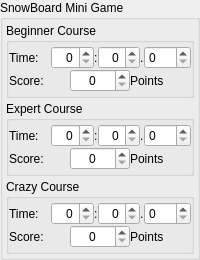
           <widget class="QGroupBox" name="groupBox">
            <property name="sizePolicy">
             <sizepolicy hsizetype="Preferred" vsizetype="Preferred">
              <horstretch>0</horstretch>
              <verstretch>0</verstretch>
             </sizepolicy>
            </property>
            <property name="minimumSize">
             <size>
              <width>200</width>
              <height>0</height>
             </size>
            </property>
            <property name="maximumSize">
             <size>
              <width>16777215</width>
              <height>275</height>
             </size>
            </property>
            <property name="title">
             <string>SnowBoard Mini Game </string>
            </property>
            <layout class="QVBoxLayout" name="verticalLayout_8">
             <property name="spacing">
              <number>3</number>
             </property>
             <property name="leftMargin">
              <number>3</number>
             </property>
             <property name="topMargin">
              <number>3</number>
             </property>
             <property name="rightMargin">
              <number>3</number>
             </property>
             <property name="bottomMargin">
              <number>3</number>
             </property>
             <item>
              <widget class="QGroupBox" name="groupBox_2">
               <property name="title">
                <string>Beginner Course</string>
               </property>
               <layout class="QVBoxLayout" name="verticalLayout">
                <property name="spacing">
                 <number>0</number>
                </property>
                <property name="leftMargin">
                 <number>0</number>
                </property>
                <property name="topMargin">
                 <number>3</number>
                </property>
                <property name="rightMargin">
                 <number>0</number>
                </property>
                <property name="bottomMargin">
                 <number>3</number>
                </property>
                <item>
                 <layout class="QHBoxLayout" name="horizontalLayout_3">
                  <property name="spacing">
                   <number>0</number>
                  </property>
                  <item>
                   <widget class="QLabel" name="label_4">
                    <property name="text">
                     <string>Time:</string>
                    </property>
                   </widget>
                  </item>
                  <item>
                   <widget class="QSpinBox" name="sbSnowBegMin">
                    <property name="alignment">
                     <set>Qt::AlignRight|Qt::AlignTrailing|Qt::AlignVCenter</set>
                    </property>
                    <property name="maximum">
                     <number>59</number>
                    </property>
                    <property name="value">
                     <number>0</number>
                    </property>
                   </widget>
                  </item>
                  <item>
                   <widget class="QLabel" name="label_20">
                    <property name="sizePolicy">
                     <sizepolicy hsizetype="Fixed" vsizetype="Preferred">
                      <horstretch>0</horstretch>
                      <verstretch>0</verstretch>
                     </sizepolicy>
                    </property>
                    <property name="text">
                     <string>:</string>
                    </property>
                   </widget>
                  </item>
                  <item>
                   <widget class="QSpinBox" name="sbSnowBegSec">
                    <property name="alignment">
                     <set>Qt::AlignRight|Qt::AlignTrailing|Qt::AlignVCenter</set>
                    </property>
                    <property name="maximum">
                     <number>59</number>
                    </property>
                    <property name="value">
                     <number>0</number>
                    </property>
                   </widget>
                  </item>
                  <item>
                   <widget class="QLabel" name="label_2">
                    <property name="sizePolicy">
                     <sizepolicy hsizetype="Fixed" vsizetype="Preferred">
                      <horstretch>0</horstretch>
                      <verstretch>0</verstretch>
                     </sizepolicy>
                    </property>
                    <property name="text">
                     <string>.</string>
                    </property>
                   </widget>
                  </item>
                  <item>
                   <widget class="QSpinBox" name="sbSnowBegMsec">
                    <property name="maximum">
                     <number>999</number>
                    </property>
                    <property name="value">
                     <number>0</number>
                    </property>
                   </widget>
                  </item>
                 </layout>
                </item>
                <item>
                 <layout class="QHBoxLayout" name="horizontalLayout_4">
                  <item>
                   <widget class="QLabel" name="label">
                    <property name="text">
                     <string>Score:</string>
                    </property>
                   </widget>
                  </item>
                  <item>
                   <widget class="QSpinBox" name="sbSnowBegScore">
                    <property name="alignment">
                     <set>Qt::AlignCenter</set>
                    </property>
                    <property name="maximum">
                     <number>100</number>
                    </property>
                   </widget>
                  </item>
                  <item>
                   <widget class="QLabel" name="label_5">
                    <property name="text">
                     <string>Points</string>
                    </property>
                   </widget>
                  </item>
                 </layout>
                </item>
               </layout>
              </widget>
             </item>
             <item>
              <widget class="QGroupBox" name="groupBox_7">
               <property name="title">
                <string>Expert Course</string>
               </property>
               <layout class="QVBoxLayout" name="verticalLayout_6">
                <property name="spacing">
                 <number>0</number>
                </property>
                <property name="leftMargin">
                 <number>0</number>
                </property>
                <property name="topMargin">
                 <number>3</number>
                </property>
                <property name="rightMargin">
                 <number>0</number>
                </property>
                <property name="bottomMargin">
                 <number>3</number>
                </property>
                <item>
                 <layout class="QHBoxLayout" name="horizontalLayout_6">
                  <property name="spacing">
                   <number>0</number>
                  </property>
                  <item>
                   <widget class="QLabel" name="label_6">
                    <property name="text">
                     <string>Time:</string>
                    </property>
                   </widget>
                  </item>
                  <item>
                   <widget class="QSpinBox" name="sbSnowExpMin">
                    <property name="alignment">
                     <set>Qt::AlignRight|Qt::AlignTrailing|Qt::AlignVCenter</set>
                    </property>
                    <property name="maximum">
                     <number>59</number>
                    </property>
                    <property name="value">
                     <number>0</number>
                    </property>
                   </widget>
                  </item>
                  <item>
                   <widget class="QLabel" name="label_21">
                    <property name="sizePolicy">
                     <sizepolicy hsizetype="Fixed" vsizetype="Preferred">
                      <horstretch>0</horstretch>
                      <verstretch>0</verstretch>
                     </sizepolicy>
                    </property>
                    <property name="text">
                     <string>:</string>
                    </property>
                   </widget>
                  </item>
                  <item>
                   <widget class="QSpinBox" name="sbSnowExpSec">
                    <property name="alignment">
                     <set>Qt::AlignRight|Qt::AlignTrailing|Qt::AlignVCenter</set>
                    </property>
                    <property name="maximum">
                     <number>59</number>
                    </property>
                    <property name="value">
                     <number>0</number>
                    </property>
                   </widget>
                  </item>
                  <item>
                   <widget class="QLabel" name="label_3">
                    <property name="sizePolicy">
                     <sizepolicy hsizetype="Fixed" vsizetype="Preferred">
                      <horstretch>0</horstretch>
                      <verstretch>0</verstretch>
                     </sizepolicy>
                    </property>
                    <property name="text">
                     <string>.</string>
                    </property>
                   </widget>
                  </item>
                  <item>
                   <widget class="QSpinBox" name="sbSnowExpMsec">
                    <property name="maximum">
                     <number>999</number>
                    </property>
                    <property name="value">
                     <number>0</number>
                    </property>
                   </widget>
                  </item>
                 </layout>
                </item>
                <item>
                 <layout class="QHBoxLayout" name="horizontalLayout_7">
                  <item>
                   <widget class="QLabel" name="label_13">
                    <property name="text">
                     <string>Score:</string>
                    </property>
                   </widget>
                  </item>
                  <item>
                   <widget class="QSpinBox" name="sbSnowExpScore">
                    <property name="alignment">
                     <set>Qt::AlignCenter</set>
                    </property>
                    <property name="maximum">
                     <number>100</number>
                    </property>
                   </widget>
                  </item>
                  <item>
                   <widget class="QLabel" name="label_14">
                    <property name="text">
                     <string>Points</string>
                    </property>
                   </widget>
                  </item>
                 </layout>
                </item>
               </layout>
              </widget>
             </item>
             <item>
              <widget class="QGroupBox" name="groupBox_8">
               <property name="title">
                <string>Crazy Course</string>
               </property>
               <layout class="QVBoxLayout" name="verticalLayout_7">
                <property name="spacing">
                 <number>0</number>
                </property>
                <property name="leftMargin">
                 <number>0</number>
                </property>
                <property name="topMargin">
                 <number>3</number>
                </property>
                <property name="rightMargin">
                 <number>0</number>
                </property>
                <property name="bottomMargin">
                 <number>3</number>
                </property>
                <item>
                 <layout class="QHBoxLayout" name="horizontalLayout_8">
                  <property name="spacing">
                   <number>0</number>
                  </property>
                  <item>
                   <widget class="QLabel" name="label_7">
                    <property name="text">
                     <string>Time:</string>
                    </property>
                   </widget>
                  </item>
                  <item>
                   <widget class="QSpinBox" name="sbSnowCrazyMin">
                    <property name="alignment">
                     <set>Qt::AlignRight|Qt::AlignTrailing|Qt::AlignVCenter</set>
                    </property>
                    <property name="maximum">
                     <number>59</number>
                    </property>
                    <property name="value">
                     <number>0</number>
                    </property>
                   </widget>
                  </item>
                  <item>
                   <widget class="QLabel" name="label_22">
                    <property name="sizePolicy">
                     <sizepolicy hsizetype="Fixed" vsizetype="Preferred">
                      <horstretch>0</horstretch>
                      <verstretch>0</verstretch>
                     </sizepolicy>
                    </property>
                    <property name="text">
                     <string>:</string>
                    </property>
                   </widget>
                  </item>
                  <item>
                   <widget class="QSpinBox" name="sbSnowCrazySec">
                    <property name="alignment">
                     <set>Qt::AlignRight|Qt::AlignTrailing|Qt::AlignVCenter</set>
                    </property>
                    <property name="maximum">
                     <number>59</number>
                    </property>
                    <property name="value">
                     <number>0</number>
                    </property>
                   </widget>
                  </item>
                  <item>
                   <widget class="QLabel" name="label_8">
                    <property name="sizePolicy">
                     <sizepolicy hsizetype="Fixed" vsizetype="Preferred">
                      <horstretch>0</horstretch>
                      <verstretch>0</verstretch>
                     </sizepolicy>
                    </property>
                    <property name="text">
                     <string>.</string>
                    </property>
                   </widget>
                  </item>
                  <item>
                   <widget class="QSpinBox" name="sbSnowCrazyMsec">
                    <property name="maximum">
                     <number>999</number>
                    </property>
                    <property name="value">
                     <number>0</number>
                    </property>
                   </widget>
                  </item>
                 </layout>
                </item>
                <item>
                 <layout class="QHBoxLayout" name="horizontalLayout_9">
                  <item>
                   <widget class="QLabel" name="label_18">
                    <property name="text">
                     <string>Score:</string>
                    </property>
                   </widget>
                  </item>
                  <item>
                   <widget class="QSpinBox" name="sbSnowCrazyScore">
                    <property name="alignment">
                     <set>Qt::AlignCenter</set>
                    </property>
                    <property name="maximum">
                     <number>100</number>
                    </property>
                   </widget>
                  </item>
                  <item>
                   <widget class="QLabel" name="label_19">
                    <property name="text">
                     <string>Points</string>
                    </property>
                   </widget>
                  </item>
                 </layout>
                </item>
               </layout>
              </widget>
             </item>
            </layout>
           </widget>
